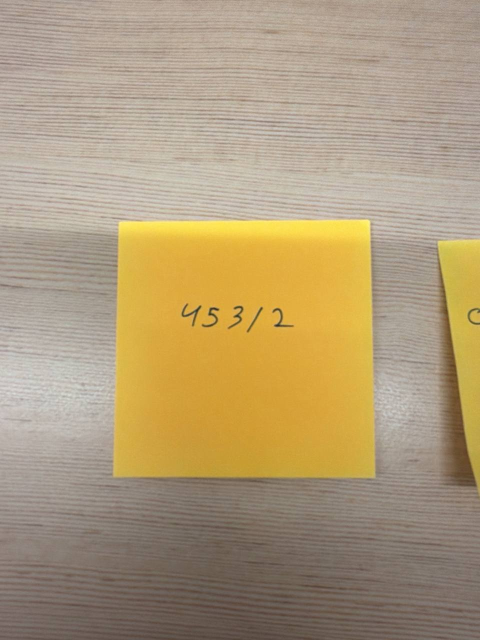
#> input picture sagi's part/normal_pic.jpg, 960 x 1280 px (shown at 1/2 size)
$ python square_detection.py
#> lines starting #> are read from the running program, lines starting #| are printed output that depends on the picture; after the words box and inside, x2 and y2 are one past the last pixel; in counts of white or black regions, pixels touching at a corner belong together
#> further down, image is the input picture: shape (1280, 960, 3); mean B, G, R 120.9, 155.2, 174.9
# Source - https://stackoverflow.com/a/64977522
# Posted by fmw42
# Retrieved 2026-10-28, License - CC BY-SA 4.0
from numpy import average
import cv2
import numpy as np
from skimage import color
from skimage import io

# Source - https://stackoverflow.com/q/64969715
# Posted by Mads, modified by community. See post 'Timeline' for change history
# Retrieved 2026-10-28, License - CC BY-SA 4.0

from transformers import TrOCRProcessor, VisionEncoderDecoderModel
from PIL import Image
# Source - https://stackoverflow.com/a/35967816
# Posted by MSeifert, modified by community. See post 'Timeline' for change history
# Retrieved 2026-10-29, License - CC BY-SA 3.0

import operator

def password(image):
    processor = TrOCRProcessor.from_pretrained("microsoft/trocr-base-handwritten")
    model = VisionEncoderDecoderModel.from_pretrained("microsoft/trocr-base-handwritten")

    pixel_values = processor(image, return_tensors="pt").pixel_values

    generated_ids = model.generate(pixel_values, max_length=20)
    text = processor.batch_decode(generated_ids, skip_special_tokens=True)[0]

    print(f"Extracted Text: {text}")


def apply_mask(image):
    hsv = cv2.cvtColor(image, cv2.COLOR_BGR2HSV)
#> hsv: shape (1280, 960, 3); mean H, S, V 16.3, 72.2, 174.9
    lower = np.array([15, 60, 50])
    upper = np.array([35, 255, 255])

    mask = cv2.inRange(hsv, lower, upper)
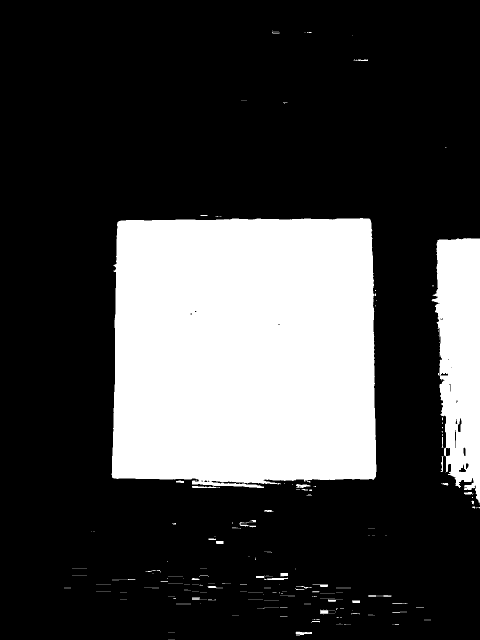
#> mask: shape (1280, 960) (shown at 1/2 size); 25.5% white; 759 white regions (717 under 20 px), largest, box (x1, y1, x2, y2) and area: (223, 436, 753, 976) 271529, (864, 476, 960, 1006) 37953, (528, 1155, 576, 1160) 152
    return mask


def delete_color(image):
    image = cv2.cvtColor(image, cv2.COLOR_BGR2HSV)
    for row in image:
        for line in row:
            line[0] = 0
    cv2.imshow("image", image)
    cv2.waitKey(0)


def find_squares(img):
    mask = apply_mask(img)
    kernel = cv2.getStructuringElement(cv2.MORPH_RECT, (15, 15))
    mask = cv2.morphologyEx(mask, cv2.MORPH_CLOSE, kernel)
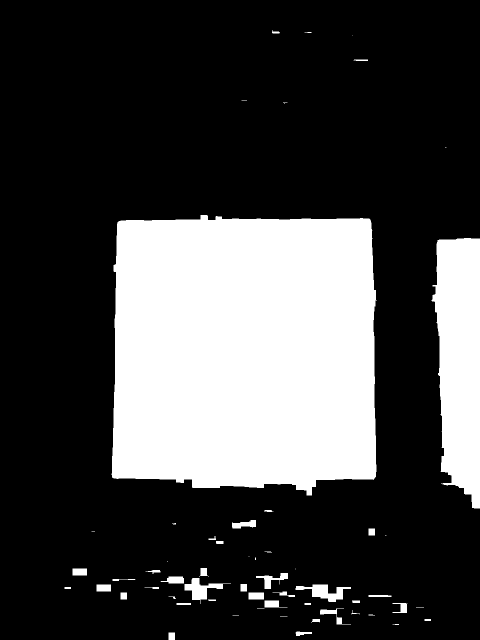
#> mask: shape (1280, 960) (shown at 1/2 size); 26.5% white; 57 white regions (15 under 20 px)
    contours, _hierarchy = cv2.findContours(mask, cv2.RETR_EXTERNAL, cv2.CHAIN_APPROX_SIMPLE)
#> contours = 57 contours, 21 with area under 20; largest, box (x1, y1, x2, y2) and area: (223, 430, 754, 991) 273198, (862, 476, 960, 1017) 40420, (591, 1169, 702, 1204) 1552, (369, 1156, 462, 1208) 1471, (512, 1146, 576, 1178) 610

    squares = []
    for cnt in contours:
        if cv2.contourArea(cnt) > 5000:
            rect = cv2.minAreaRect(cnt)
            (w_box, h_box) = rect[1]
            if h_box > 0 and w_box > 0:
                aspect = max(w_box, h_box) / min(w_box, h_box)
                if aspect < 1.35:  # Keep only square-like shapes
                    box = cv2.boxPoints(rect)
                    squares.append(np.int32(box))
#> this loop made 57 passes
#> (rect, w_box, h_box, aspect) on passes 49 to 50: (((910.5, 746), (540, 97), -90), 540, 97, 5.57), (((489.8, 709.8), (558.1, 528.9), -89.45), 558.1, 528.9, 1.06)
#> cnt on passes 1, 4, 6, 7, 11, 12: [[337, 1265], [337, 1279], [349, 1279], [349, 1265]], [[849, 1238], [849, 1241], [861, 1241], [861, 1238]], [[560, 1232], [574, 1232]], [[465, 1230], [477, 1230]], [[514, 1216], [528, 1216]], [[832, 1214], [847, 1214]]
#> after the loop, squares = [[[751, 991], [222, 986], [227, 428], [756, 433]]]
    return squares


import os

script_dir = os.path.dirname(os.path.abspath(__file__))
image_path = os.path.join(script_dir, "normal_pic.jpg")
image = cv2.imread(image_path)
if image is None:
    raise FileNotFoundError(f"Could not find image at {image_path}")

#delete_color(image)

squares = find_squares(image)
#> squares = [[[751, 991], [222, 986], [227, 428], [756, 433]]]

display_img = image.copy()
cv2.drawContours(display_img, squares, -1, (0, 255, 0), 3)
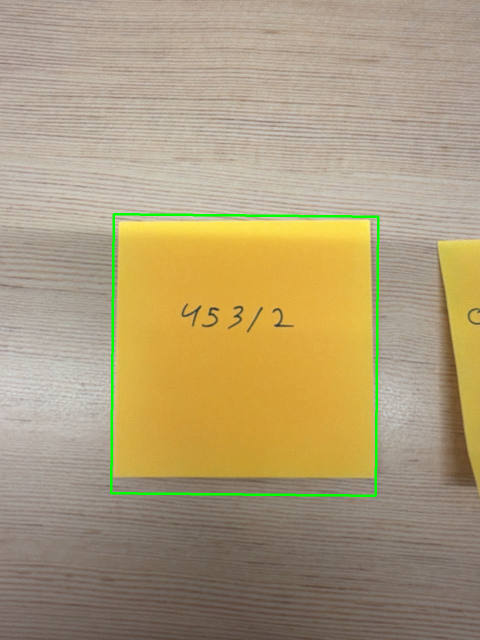
#> display_img: shape (1280, 960, 3) (shown at 1/2 size); 0.88% of pixels changed, all inside (x1, y1, x2, y2) = (220, 426, 759, 994)
cv2.imshow("image", display_img)
cv2.waitKey(0)

for square in squares:
    dummy = [[square[j][i] for j in range(len(square))] for i in range(len(square[0]))]

    crop_img = image[min(dummy[1]):max(dummy[1]), min(dummy[0]):max(dummy[0])]
    h, w = crop_img.shape[:2]
    cropped_images = []
    for i in range(3):
        cropped_images.append(crop_img[int(i*(h * 0.25)):int((i+2)*(h * 0.25)), 0:int(w)])
        cropped_mask = apply_mask(cropped_images[i])
        if(average(cropped_mask) > 100):
            cv2.imshow("cropped", cropped_images[i])
#> (the run stopped early here; a loop or call above may not have finished)

$ run again, with sagi's part/long number.jpg copied over sagi's part/normal_pic.jpg
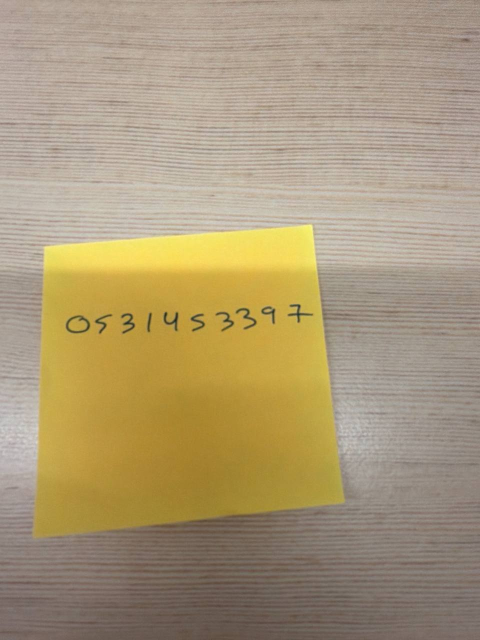
#> input picture sagi's part/long number.jpg, 960 x 1280 px (shown at 1/2 size)
#> image is the input picture: shape (1280, 960, 3); mean B, G, R 119.2, 152.9, 170.4
#> hsv: shape (1280, 960, 3); mean H, S, V 16.7, 73.6, 170.4
#> in find_squares, `mask = cv2.morphologyEx(mask, cv2.MORPH_CLOSE, kernel)`:
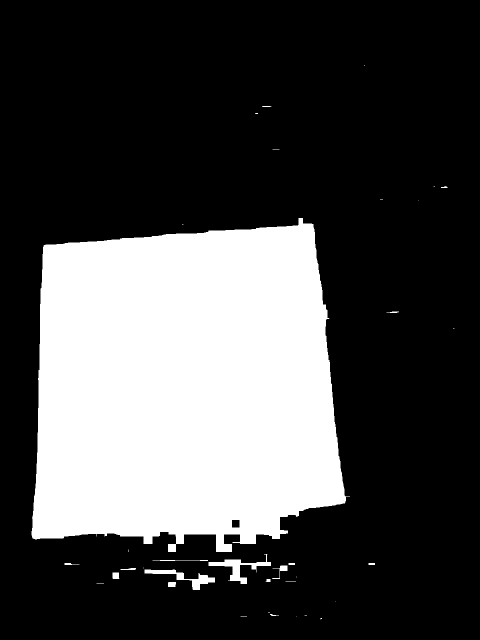
#> mask: shape (1280, 960) (shown at 1/2 size); 28.8% white; 35 white regions (18 under 20 px)
#> contours = 35 contours, 22 with area under 20; largest, box (x1, y1, x2, y2) and area: (63, 436, 700, 1104) 347741, (417, 1108, 542, 1168) 1650, (289, 1139, 430, 1180) 1390, (544, 1131, 575, 1158) 161, (225, 1145, 239, 1158) 144
#> the loop in find_squares, `for cnt in contours:` made 35 passes
#> (rect, w_box, h_box, aspect) on pass 27: (((355.5, 787.8), (640.6, 649.4), -5.98), 640.6, 649.4, 1.01)
#> after the loop in find_squares, `for cnt in contours:`: squares = [[[70, 1144], [3, 498], [640, 431], [707, 1077]]]
#> display_img: shape (1280, 960, 3); 1.04% of pixels changed, all inside (x1, y1, x2, y2) = (1, 429, 710, 1147)
